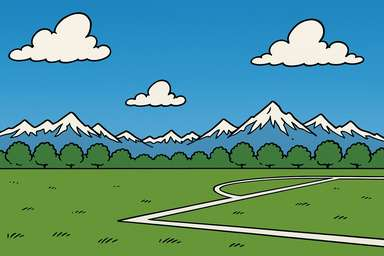
#> input picture art_source/compare/hybrid/src/bg.jpg, 384 x 256 px, given in place of L0_sky.png, which was not available
$ python compose_preview.py out.png
#> lines starting #> are read from the running program, lines starting #| are printed output that depends on the picture; pictures that were not available may be replaced by others from this repository, and a replacement may not be noted
# Builds the title-screen preview (still + GIF) from the layers (round AN draft).
import math, os, sys, numpy as np
from PIL import Image, ImageDraw, ImageFont
D=os.path.dirname(os.path.abspath(__file__)); T=os.path.dirname(D)
R=os.path.abspath(os.path.join(T,'..','..','..'))+'/'
OUT=sys.argv[1] if len(sys.argv)>1 else D
W,H=1376,768
L=lambda n: Image.open(os.path.join(T,n)).convert('RGBA')
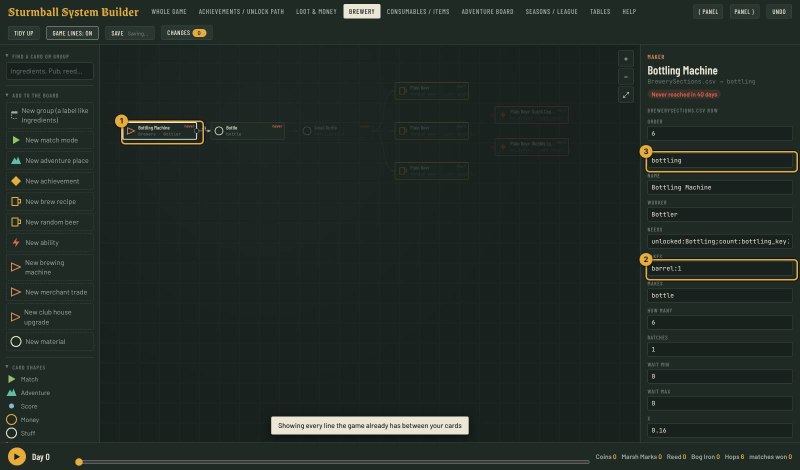
#> input picture tools/kit_src/help/card_panel.jpg, 1600 x 940 px, given in place of L1_clouds.png, which was not available (shown at 1/2 size)
sky=L('L0_sky.png'); clouds=L('L1_clouds.png')
cstrip=Image.new('RGBA',(2*W,H)); cstrip.alpha_composite(clouds,(0,0)); cstrip.alpha_composite(clouds.transpose(Image.FLIP_LEFT_RIGHT),(W,0))
#> after `cstrip = Image.new('RGBA', (2 * W, H))`: cstrip: PIL image 2752x768 RGBA; every value is 0
#> after `cstrip.alpha_composite(clouds, (0, 0))`:
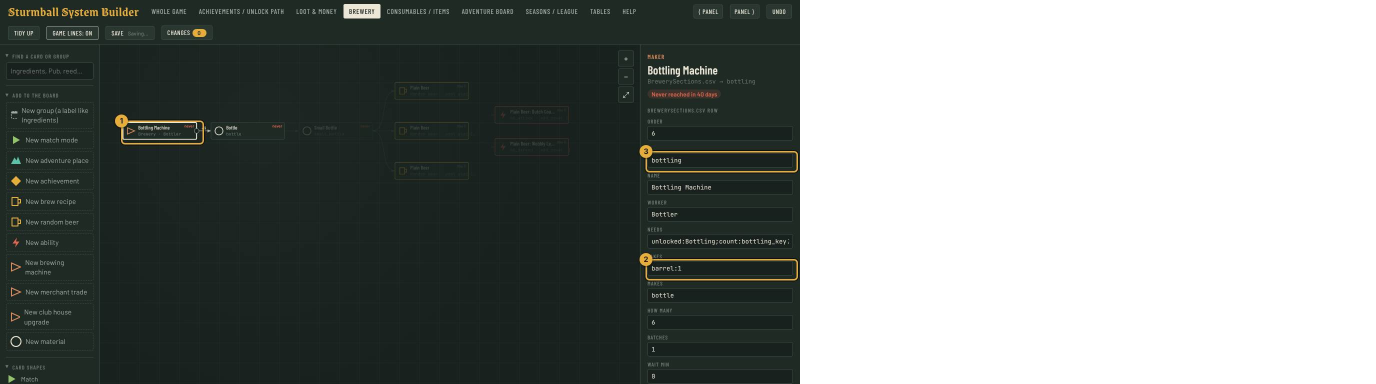
#> cstrip: PIL image 2752x768 RGBA (shown at 1/2 size); mean R, G, B, A 18.5, 23.7, 20.9, 148.3; transparent parts drawn white
#> after `cstrip.alpha_composite(clouds.transpose(Image.FLIP_LEFT_RIGHT), (W, 0)`:
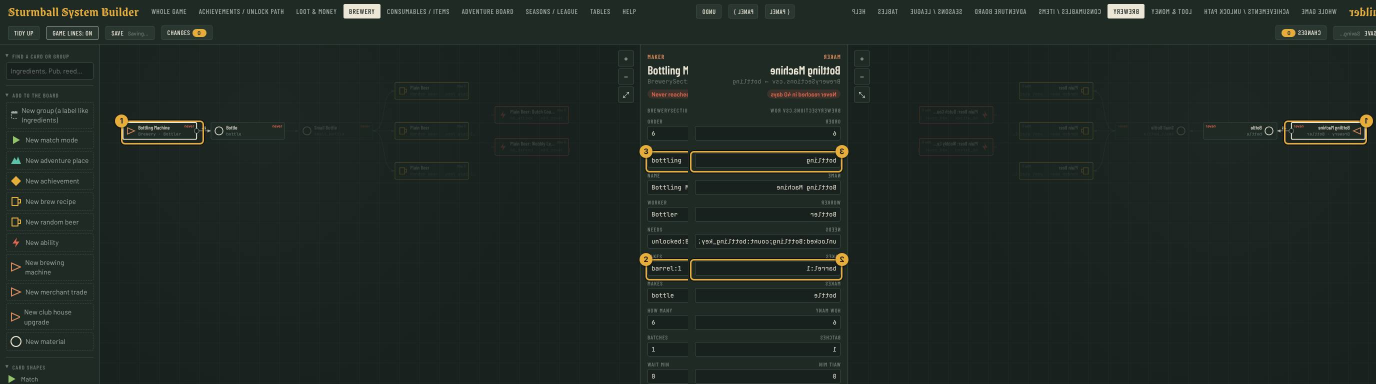
#> cstrip: PIL image 2752x768 RGBA (shown at 1/2 size); mean R, G, B, A 31, 40, 35.4, 255
#> (the run stopped early here; a loop or call above may not have finished)
